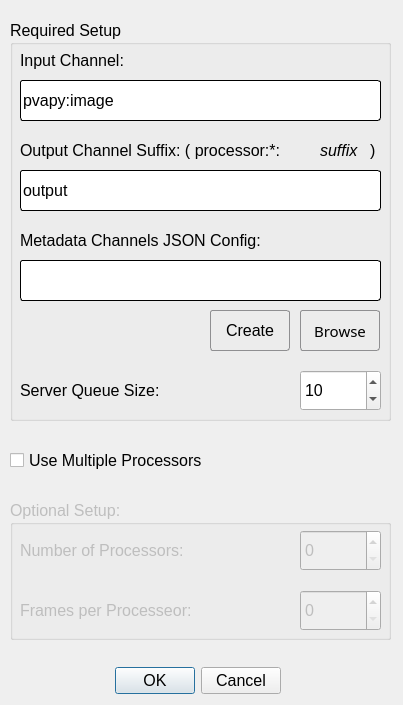
<?xml version="1.0" encoding="UTF-8"?>
<ui version="4.0">
 <class>Dialog</class>
 <widget class="QDialog" name="Dialog">
  <property name="geometry">
   <rect>
    <x>0</x>
    <y>0</y>
    <width>403</width>
    <height>705</height>
   </rect>
  </property>
  <property name="windowTitle">
   <string>Dialog</string>
  </property>
  <widget class="QDialogButtonBox" name="btn_accept_reject">
   <property name="geometry">
    <rect>
     <x>110</x>
     <y>660</y>
     <width>171</width>
     <height>41</height>
    </rect>
   </property>
   <property name="font">
    <font>
     <pointsize>12</pointsize>
    </font>
   </property>
   <property name="orientation">
    <enum>Qt::Horizontal</enum>
   </property>
   <property name="standardButtons">
    <set>QDialogButtonBox::Cancel|QDialogButtonBox::Ok</set>
   </property>
  </widget>
  <widget class="QGroupBox" name="gbox_required">
   <property name="geometry">
    <rect>
     <x>10</x>
     <y>20</y>
     <width>381</width>
     <height>401</height>
    </rect>
   </property>
   <property name="font">
    <font>
     <pointsize>12</pointsize>
    </font>
   </property>
   <property name="title">
    <string>Required Setup</string>
   </property>
   <widget class="QLabel" name="lbl_input_channel">
    <property name="geometry">
     <rect>
      <x>10</x>
      <y>30</y>
      <width>121</width>
      <height>21</height>
     </rect>
    </property>
    <property name="text">
     <string>Input Channel:</string>
    </property>
   </widget>
   <widget class="QLineEdit" name="le_input">
    <property name="geometry">
     <rect>
      <x>10</x>
      <y>60</y>
      <width>361</width>
      <height>41</height>
     </rect>
    </property>
    <property name="font">
     <font>
      <pointsize>12</pointsize>
     </font>
    </property>
    <property name="styleSheet">
     <string notr="true">border:1px solid black;
border-radius:3;</string>
    </property>
    <property name="text">
     <string>pvapy:image</string>
    </property>
   </widget>
   <widget class="QLabel" name="lbl_output_channel">
    <property name="geometry">
     <rect>
      <x>10</x>
      <y>120</y>
      <width>301</width>
      <height>21</height>
     </rect>
    </property>
    <property name="text">
     <string>Output Channel Suffix: ( processor:*:</string>
    </property>
   </widget>
   <widget class="QLineEdit" name="le_output">
    <property name="geometry">
     <rect>
      <x>10</x>
      <y>150</y>
      <width>361</width>
      <height>41</height>
     </rect>
    </property>
    <property name="font">
     <font>
      <pointsize>12</pointsize>
     </font>
    </property>
    <property name="styleSheet">
     <string notr="true">border:1px solid black;
border-radius:3;</string>
    </property>
    <property name="text">
     <string>output</string>
    </property>
   </widget>
   <widget class="QLabel" name="lbl_config">
    <property name="geometry">
     <rect>
      <x>10</x>
      <y>210</y>
      <width>271</width>
      <height>21</height>
     </rect>
    </property>
    <property name="text">
     <string>Metadata Channels JSON Config:</string>
    </property>
   </widget>
   <widget class="QLineEdit" name="le_config">
    <property name="geometry">
     <rect>
      <x>10</x>
      <y>240</y>
      <width>361</width>
      <height>41</height>
     </rect>
    </property>
    <property name="styleSheet">
     <string notr="true">border:1px solid black;
border-radius:3;</string>
    </property>
   </widget>
   <widget class="QPushButton" name="btn_browse">
    <property name="geometry">
     <rect>
      <x>290</x>
      <y>290</y>
      <width>80</width>
      <height>41</height>
     </rect>
    </property>
    <property name="font">
     <font>
      <family>Sans Serif</family>
      <pointsize>11</pointsize>
      <weight>50</weight>
      <italic>false</italic>
      <bold>false</bold>
     </font>
    </property>
    <property name="styleSheet">
     <string notr="true">QPushButton{
font: 11pt &quot;Sans Serif&quot;;
border: 1px solid #8f8f91;
border-radius: 3px;
background-color: qlineargradient(x1: 0, y1: 0, x2: 0, y2: 1,
                                      stop: 0 #f6f7fa, stop: 1 #dadbde);
}
QPushButton::pressed {
    background-color: qlineargradient(x1: 0, y1: 0, x2: 0, y2: 1,
                                      stop: 0 #dadbde, stop: 1 #f6f7fa);
}</string>
    </property>
    <property name="text">
     <string>Browse</string>
    </property>
   </widget>
   <widget class="QLabel" name="label_4">
    <property name="geometry">
     <rect>
      <x>310</x>
      <y>120</y>
      <width>51</width>
      <height>21</height>
     </rect>
    </property>
    <property name="font">
     <font>
      <pointsize>12</pointsize>
      <italic>true</italic>
     </font>
    </property>
    <property name="text">
     <string>suffix</string>
    </property>
   </widget>
   <widget class="QLabel" name="label_5">
    <property name="geometry">
     <rect>
      <x>360</x>
      <y>120</y>
      <width>21</width>
      <height>21</height>
     </rect>
    </property>
    <property name="text">
     <string>)</string>
    </property>
   </widget>
   <widget class="QLabel" name="lbl_server_queue_size">
    <property name="geometry">
     <rect>
      <x>10</x>
      <y>350</y>
      <width>271</width>
      <height>41</height>
     </rect>
    </property>
    <property name="text">
     <string>Server Queue Size: </string>
    </property>
   </widget>
   <widget class="QSpinBox" name="sbox_server_queue_size">
    <property name="geometry">
     <rect>
      <x>290</x>
      <y>350</y>
      <width>81</width>
      <height>41</height>
     </rect>
    </property>
    <property name="minimum">
     <number>1</number>
    </property>
    <property name="maximum">
     <number>999999</number>
    </property>
    <property name="value">
     <number>10</number>
    </property>
   </widget>
   <widget class="QPushButton" name="btn_create">
    <property name="geometry">
     <rect>
      <x>200</x>
      <y>290</y>
      <width>80</width>
      <height>41</height>
     </rect>
    </property>
    <property name="styleSheet">
     <string notr="true">QPushButton{
font: 11pt &quot;Sans Serif&quot;;
border: 1px solid #8f8f91;
border-radius: 3px;
background-color: qlineargradient(x1: 0, y1: 0, x2: 0, y2: 1,
                                      stop: 0 #f6f7fa, stop: 1 #dadbde);
}
QPushButton::pressed {
    background-color: qlineargradient(x1: 0, y1: 0, x2: 0, y2: 1,
                                      stop: 0 #dadbde, stop: 1 #f6f7fa);
}</string>
    </property>
    <property name="text">
     <string>Create</string>
    </property>
   </widget>
   <zorder>lbl_input_channel</zorder>
   <zorder>le_input</zorder>
   <zorder>le_output</zorder>
   <zorder>lbl_config</zorder>
   <zorder>le_config</zorder>
   <zorder>btn_browse</zorder>
   <zorder>label_4</zorder>
   <zorder>label_5</zorder>
   <zorder>lbl_output_channel</zorder>
   <zorder>lbl_server_queue_size</zorder>
   <zorder>sbox_server_queue_size</zorder>
   <zorder>btn_create</zorder>
  </widget>
  <widget class="QGroupBox" name="gbox_optional">
   <property name="enabled">
    <bool>false</bool>
   </property>
   <property name="geometry">
    <rect>
     <x>10</x>
     <y>500</y>
     <width>381</width>
     <height>140</height>
    </rect>
   </property>
   <property name="font">
    <font>
     <pointsize>12</pointsize>
    </font>
   </property>
   <property name="title">
    <string>Optional Setup:</string>
   </property>
   <widget class="QLabel" name="lbl_num_processors">
    <property name="geometry">
     <rect>
      <x>10</x>
      <y>30</y>
      <width>181</width>
      <height>41</height>
     </rect>
    </property>
    <property name="text">
     <string>Number of Processors:</string>
    </property>
   </widget>
   <widget class="QSpinBox" name="sbox_num_processors">
    <property name="geometry">
     <rect>
      <x>290</x>
      <y>30</y>
      <width>81</width>
      <height>41</height>
     </rect>
    </property>
   </widget>
   <widget class="QLabel" name="lbl_frames_per_processor">
    <property name="geometry">
     <rect>
      <x>10</x>
      <y>90</y>
      <width>211</width>
      <height>41</height>
     </rect>
    </property>
    <property name="text">
     <string>Frames per Processeor:</string>
    </property>
   </widget>
   <widget class="QSpinBox" name="sbox_frames_per_processor">
    <property name="geometry">
     <rect>
      <x>290</x>
      <y>90</y>
      <width>81</width>
      <height>41</height>
     </rect>
    </property>
   </widget>
  </widget>
  <widget class="QCheckBox" name="chk_multiple_processors">
   <property name="geometry">
    <rect>
     <x>10</x>
     <y>440</y>
     <width>231</width>
     <height>41</height>
    </rect>
   </property>
   <property name="font">
    <font>
     <pointsize>12</pointsize>
    </font>
   </property>
   <property name="text">
    <string>Use Multiple Processors</string>
   </property>
  </widget>
 </widget>
 <resources/>
 <connections>
  <connection>
   <sender>btn_accept_reject</sender>
   <signal>accepted()</signal>
   <receiver>Dialog</receiver>
   <slot>accept()</slot>
   <hints>
    <hint type="sourcelabel">
     <x>248</x>
     <y>254</y>
    </hint>
    <hint type="destinationlabel">
     <x>157</x>
     <y>274</y>
    </hint>
   </hints>
  </connection>
  <connection>
   <sender>btn_accept_reject</sender>
   <signal>rejected()</signal>
   <receiver>Dialog</receiver>
   <slot>reject()</slot>
   <hints>
    <hint type="sourcelabel">
     <x>316</x>
     <y>260</y>
    </hint>
    <hint type="destinationlabel">
     <x>286</x>
     <y>274</y>
    </hint>
   </hints>
  </connection>
 </connections>
</ui>
